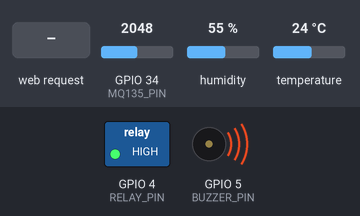
Simulated run of this sketch. Board: ESP32. Shown: switched loads named in the sketch (green lamp = pin HIGH), buzzer (waves = sounding, pin HIGH). The test bench sets the inputs (shaded band); at power-on: GPIO 34 (MQ135_PIN) = 2048, humidity 55 %, temperature 24 °C. WiFi joins after 1.5 s; servers stay silent unless stated; what the sketch prints to the serial monitor is not drawn.

Above: at 2.7 s.
2.8 s: HTTP request GET /toggle?lat=1 received
4.3 s: HTTP request GET /toggleBuzzer received
5.8 s: GPIO 34 (MQ135_PIN) set to 262
7.3 s: GPIO 34 (MQ135_PIN) set to 235
At 8.5 s:
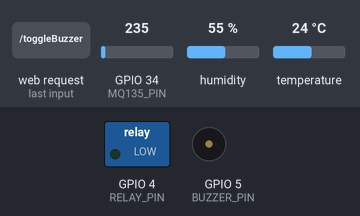
8.8 s: GPIO 34 (MQ135_PIN) set to 491
At 9.8 s:
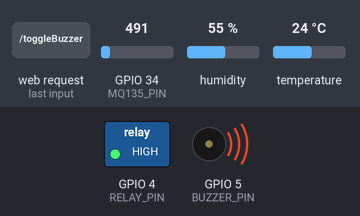
Timing chart, 0 to 11.8 s (numbered marks = the images above; inputs shaded):
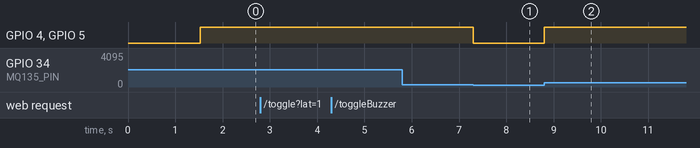

Measured:
- the behaviour switches between 251 and 250 on GPIO 34 (MQ135_PIN) (found by bisection; images 0 and 1)
- after the input at 5.8 s, every drawn part: stays the same
- after the input at 7.3 s, GPIO 4 (RELAY_PIN), GPIO 5 (BUZZER_PIN): HIGH → LOW at once
- after the input at 8.8 s, GPIO 4 (RELAY_PIN), GPIO 5 (BUZZER_PIN): LOW → HIGH at once

The sketch:

stylish.ino
```cpp
#include <WiFi.h>
#include <WebServer.h>
#include <DHT.h>

// Define sensor and actuator pins
#define DHTPIN 15          // Pin connected to the DHT sensor on ESP32
#define DHTTYPE DHT11      // DHT11 sensor type
#define MQ135_PIN 34       // Pin connected to the MQ135 sensor
#define RELAY_PIN 4        // Pin connected to the relay
#define BUZZER_PIN 5       // Pin connected to the buzzer

// Initialize sensors
DHT dht(DHTPIN, DHTTYPE);
WebServer server(80);

const char* ssid = "Infinix";      // Your WiFi SSID
const char* password = "80708091"; // Your WiFi password

int airQuality = 0;
float temperature = 0;
int threshold = 250;               // Set your pollution threshold for relay and buzzer
bool relayState = false;           // Store the current state of the relay
bool buzzerState = false;          // Store the current state of the buzzer

// Function Prototypes
void handleRoot();
void handleData();
void handleToggleRelay();
void handleToggleBuzzer();
void handleLocation();

void setup() {
  Serial.begin(115200);
  dht.begin();

  pinMode(RELAY_PIN, OUTPUT);
  pinMode(BUZZER_PIN, OUTPUT);
  digitalWrite(RELAY_PIN, LOW);    // Air purifier off initially
  digitalWrite(BUZZER_PIN, LOW);   // Buzzer off initially

  // Connect to WiFi
  WiFi.begin(ssid, password);
  Serial.print("Connecting to WiFi");
  while (WiFi.status() != WL_CONNECTED) {
    delay(500);
    Serial.print(".");
  }
  Serial.println("\nConnected!");
  Serial.print("IP Address: ");
  Serial.println(WiFi.localIP());

  // Set up server routes
  server.on("/", handleRoot);
  server.on("/data", handleData);
  server.on("/toggle", handleToggleRelay);
  server.on("/toggleBuzzer", handleToggleBuzzer);
  server.on("/location", handleLocation);
  server.begin();
  Serial.println("HTTP server started");
}

void loop() {
  // Read sensor data
  airQuality = analogRead(MQ135_PIN);   // Read air quality
  temperature = dht.readTemperature();  // Read temperature

  // Automatically control relay and buzzer based on air quality
  if (airQuality > threshold) {
    digitalWrite(RELAY_PIN, HIGH);      // Turn on the air purifier
    digitalWrite(BUZZER_PIN, HIGH);     // Turn on the buzzer
    relayState = true;
    buzzerState = true;
  } else {
    digitalWrite(RELAY_PIN, LOW);       // Turn off the air purifier
    digitalWrite(BUZZER_PIN, LOW);      // Turn off the buzzer
    relayState = false;
    buzzerState = false;
  }

  server.handleClient();
}

// Function to handle the root page
void handleRoot() {
  String html = R"=====(
<!DOCTYPE html>
<html>
<head>
  <title>Air Quality Monitor</title>
  <style>
    body {
      font-family: 'Arial', sans-serif;
      background-color: #f0f2f5;
      margin: 0;
      padding: 0;
    }
    .header {
      background-color: #007BFF;
      color: white;
      padding: 20px;
      text-align: center;
    }
    .container {
      margin: 20px;
    }
    .status {
      font-size: 1.5em;
      margin-bottom: 20px;
    }
    .buttons {
      margin-bottom: 20px;
    }
    button {
      padding: 15px 25px;
      font-size: 16px;
      margin: 5px;
      cursor: pointer;
      border: none;
      border-radius: 5px;
      color: white;
    }
    #relayButton {
      background-color: #28a745;
    }
    #buzzerButton {
      background-color: #dc3545;
    }
    #mapLink {
      display: block;
      margin-top: 20px;
      font-size: 1.2em;
      color: #007BFF;
      text-decoration: none;
    }
    #mapLink:hover {
      text-decoration: underline;
    }
    .info {
      margin-top: 40px;
      font-size: 1em;
      color: #333;
      text-align: center;
    }
    .info h2 {
      margin-bottom: 10px;
    }
    .info p {
      margin: 5px 0;
    }
    #chartContainer {
      width: 100%;
      max-width: 600px;
      margin: 0 auto;
    }
    canvas {
      width: 100% !important;
      max-width: 600px;
      height: auto !important;
    }
  </style>
</head>
<body>
  <div class="header">
    <h1>Air Pollution and Temperature Monitoring</h1>
  </div>
  <div class="container">
    <div id="status" class="status">Loading data...</div>
    <div class="buttons">
      <button id="relayButton" onclick="toggleRelay()">Toggle Air Purifier</button>
      <button id="buzzerButton" onclick="toggleBuzzer()">Toggle Buzzer</button>
    </div>
    <div id="chartContainer">
      <canvas id="chart"></canvas>
    </div>
    <a id="mapLink" href="#" target="_blank">View Device Location on Map</a>
    <div class="info">
      <h2>Student Information</h2>
      <p><strong>Name:</strong> Priyanshu Saxena</p>
      <p><strong>College:</strong> Dayalbagh Educational Institute</p>
      <p><strong>Course:</strong> B.Voc IoT</p>
    </div>
  </div>
  <script src="https://cdn.jsdelivr.net/npm/chart.js"></script>
  <script>
    let chart;
    let latitude;
    let longitude;
    const threshold = )=====" + String(threshold) + R"=====(;

    function fetchData() {
      fetch('/data')
        .then(response => response.json())
        .then(data => {
          document.getElementById('status').innerHTML = 'Temperature: ' + data.temperature + ' °C | Air Quality: ' + data.airQuality;
          if (data.airQuality > threshold) {
            alert('Warning: High Pollution Detected!');
          }
          updateChart(data);
        });
    }

    function toggleRelay() {
      fetch('/toggle')
        .then(response => response.text())
        .then(state => {
          alert('Air Purifier is now ' + state);
        });
    }

    function toggleBuzzer() {
      fetch('/toggleBuzzer')
        .then(response => response.text())
        .then(state => {
          alert('Buzzer is now ' + state);
        });
    }

    function updateChart(data) {
      if (!chart) {
        const ctx = document.getElementById('chart').getContext('2d');
        chart = new Chart(ctx, {
          type: 'bar',
          data: {
            labels: ['Temperature (°C)', 'Air Quality'],
            datasets: [{
              label: 'Sensor Data',
              data: [data.temperature, data.airQuality],
              backgroundColor: ['rgba(40, 167, 69, 0.2)', 'rgba(220, 53, 69, 0.2)'],
              borderColor: ['rgba(40, 167, 69, 1)', 'rgba(220, 53, 69, 1)'],
              borderWidth: 2
            }]
          },
          options: {
            scales: {
              y: {
                beginAtZero: true
              }
            },
            responsive: true,
            maintainAspectRatio: false
          }
        });
      } else {
        chart.data.datasets[0].data = [data.temperature, data.airQuality];
        chart.update();
      }
    }

    function getLocation() {
      if (navigator.geolocation) {
        navigator.geolocation.getCurrentPosition(position => {
          latitude = position.coords.latitude;
          longitude = position.coords.longitude;
          const mapLink = document.getElementById('mapLink');
          mapLink.href = `https://www.google.com/maps?q=${latitude},${longitude}`;
          fetch(`/location?lat=${latitude}&lon=${longitude}`);
        });
      } else {
        alert('Geolocation is not supported by this browser.');
      }
    }

    setInterval(fetchData, 5000);  // Fetch data every 5 seconds
    getLocation();
  </script>
</body>
</html>
  )=====";

  server.send(200, "text/html", html);
}

// Function to serve sensor data
void handleData() {
  String json = "{\"temperature\": " + String(temperature) + ", \"airQuality\": " + String(airQuality) + "}";
  server.send(200, "application/json", json);
}

// Function to toggle relay state
void handleToggleRelay() {
  relayState = !relayState;
  digitalWrite(RELAY_PIN, relayState ? HIGH : LOW);
  server.send(200, "text/plain", relayState ? "ON" : "OFF");
}

// Function to toggle buzzer state
void handleToggleBuzzer() {
  buzzerState = !buzzerState;
  digitalWrite(BUZZER_PIN, buzzerState ? HIGH : LOW);
  server.send(200, "text/plain", buzzerState ? "ON" : "OFF");
}

// Function to handle location updates
void handleLocation() {
  if (server.hasArg("lat") && server.hasArg("lon")) {
    String latitude = server.arg("lat");
    String longitude = server.arg("lon");
    Serial.println("Location updated: " + latitude + ", " + longitude);
    server.send(200, "text/plain", "Location updated");
  } else {
    server.send(400, "text/plain", "Invalid parameters");
  }
}
```
